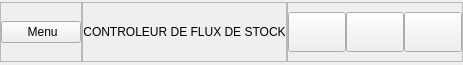
        <widget class="QWidget" name="topBarWidget" native="true">
         <property name="maximumSize">
          <size>
           <width>16777215</width>
           <height>65</height>
          </size>
         </property>
         <property name="styleSheet">
          <string notr="true"/>
         </property>
         <layout class="QHBoxLayout" name="horizontalLayout_2">
          <property name="spacing">
           <number>0</number>
          </property>
          <property name="leftMargin">
           <number>0</number>
          </property>
          <property name="topMargin">
           <number>0</number>
          </property>
          <property name="rightMargin">
           <number>0</number>
          </property>
          <property name="bottomMargin">
           <number>0</number>
          </property>
          <item>
           <widget class="QFrame" name="toggleMenuFrame">
            <property name="maximumSize">
             <size>
              <width>100</width>
              <height>60</height>
             </size>
            </property>
            <property name="frameShape">
             <enum>QFrame::StyledPanel</enum>
            </property>
            <property name="frameShadow">
             <enum>QFrame::Raised</enum>
            </property>
            <layout class="QHBoxLayout" name="horizontalLayout_5">
             <property name="spacing">
              <number>0</number>
             </property>
             <property name="leftMargin">
              <number>0</number>
             </property>
             <property name="topMargin">
              <number>0</number>
             </property>
             <property name="rightMargin">
              <number>0</number>
             </property>
             <property name="bottomMargin">
              <number>0</number>
             </property>
             <item>
              <widget class="QPushButton" name="toggleMenuPushButton">
               <property name="cursor">
                <cursorShape>PointingHandCursor</cursorShape>
               </property>
               <property name="text">
                <string> Menu</string>
               </property>
               <property name="icon">
                <iconset resource="resources.qrc">
                 <normaloff>:/icon_2/chevron-left.svg</normaloff>:/icon_2/chevron-left.svg</iconset>
               </property>
              </widget>
             </item>
            </layout>
           </widget>
          </item>
          <item>
           <widget class="QFrame" name="topLabelFrame">
            <property name="maximumSize">
             <size>
              <width>16777215</width>
              <height>60</height>
             </size>
            </property>
            <property name="frameShape">
             <enum>QFrame::StyledPanel</enum>
            </property>
            <property name="frameShadow">
             <enum>QFrame::Raised</enum>
            </property>
            <layout class="QHBoxLayout" name="horizontalLayout_4">
             <property name="spacing">
              <number>0</number>
             </property>
             <property name="leftMargin">
              <number>0</number>
             </property>
             <property name="topMargin">
              <number>0</number>
             </property>
             <property name="rightMargin">
              <number>0</number>
             </property>
             <property name="bottomMargin">
              <number>0</number>
             </property>
             <item>
              <widget class="QLabel" name="topLabel">
               <property name="text">
                <string>CONTROLEUR DE FLUX DE STOCK</string>
               </property>
               <property name="alignment">
                <set>Qt::AlignCenter</set>
               </property>
              </widget>
             </item>
            </layout>
           </widget>
          </item>
          <item>
           <widget class="QFrame" name="actionFrame">
            <property name="minimumSize">
             <size>
              <width>0</width>
              <height>0</height>
             </size>
            </property>
            <property name="maximumSize">
             <size>
              <width>200</width>
              <height>60</height>
             </size>
            </property>
            <property name="styleSheet">
             <string notr="true">

QPushButton{
width : 50px;
height : 40px;

}

QPushButton:hover{
	background-color: #2c313c;

}

#closePushButton:hover {
	background-color: red;
}
</string>
            </property>
            <property name="frameShape">
             <enum>QFrame::StyledPanel</enum>
            </property>
            <property name="frameShadow">
             <enum>QFrame::Raised</enum>
            </property>
            <layout class="QHBoxLayout" name="horizontalLayout_3">
             <property name="spacing">
              <number>0</number>
             </property>
             <property name="leftMargin">
              <number>0</number>
             </property>
             <property name="topMargin">
              <number>0</number>
             </property>
             <property name="rightMargin">
              <number>0</number>
             </property>
             <property name="bottomMargin">
              <number>0</number>
             </property>
             <item>
              <widget class="QPushButton" name="reducePushButton">
               <property name="minimumSize">
                <size>
                 <width>0</width>
                 <height>0</height>
                </size>
               </property>
               <property name="maximumSize">
                <size>
                 <width>16777215</width>
                 <height>40</height>
                </size>
               </property>
               <property name="text">
                <string/>
               </property>
               <property name="icon">
                <iconset resource="resources.qrc">
                 <normaloff>:/icon_2/minus.svg</normaloff>:/icon_2/minus.svg</iconset>
               </property>
              </widget>
             </item>
             <item>
              <widget class="QPushButton" name="enlargePushButton">
               <property name="minimumSize">
                <size>
                 <width>0</width>
                 <height>0</height>
                </size>
               </property>
               <property name="maximumSize">
                <size>
                 <width>16777215</width>
                 <height>40</height>
                </size>
               </property>
               <property name="text">
                <string/>
               </property>
               <property name="icon">
                <iconset resource="resources.qrc">
                 <normaloff>:/icon_2/square.svg</normaloff>:/icon_2/square.svg</iconset>
               </property>
              </widget>
             </item>
             <item>
              <widget class="QPushButton" name="closePushButton">
               <property name="minimumSize">
                <size>
                 <width>0</width>
                 <height>0</height>
                </size>
               </property>
               <property name="maximumSize">
                <size>
                 <width>16777215</width>
                 <height>40</height>
                </size>
               </property>
               <property name="text">
                <string/>
               </property>
               <property name="icon">
                <iconset resource="resources.qrc">
                 <normaloff>:/icon_2/x.svg</normaloff>:/icon_2/x.svg</iconset>
               </property>
              </widget>
             </item>
            </layout>
           </widget>
          </item>
         </layout>
        </widget>
